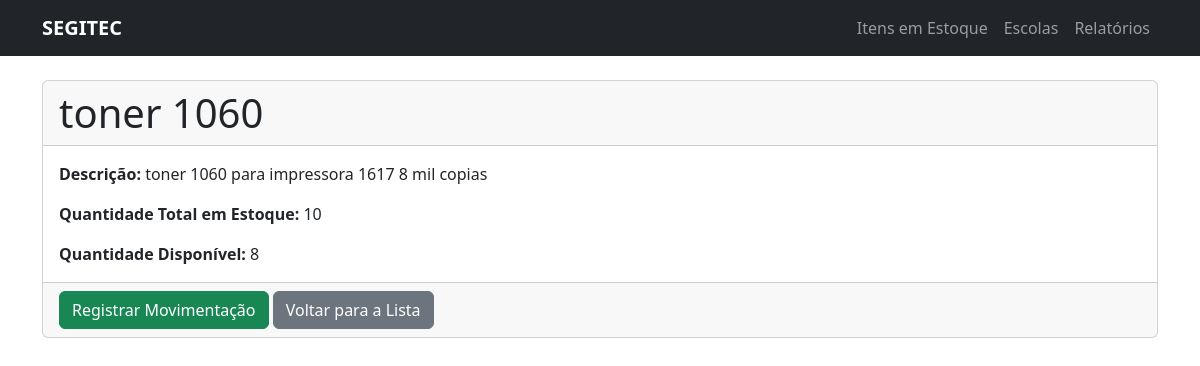
Before: /item/1/ with the older database file.
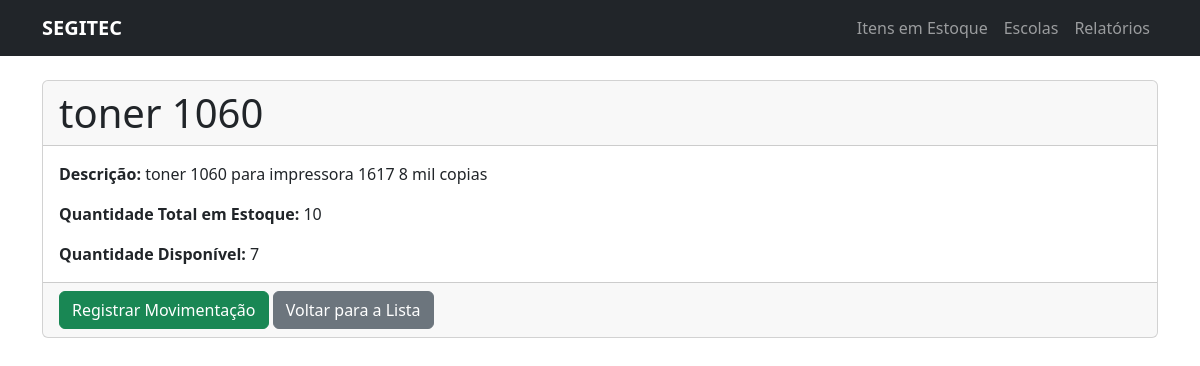
After: the same page with the newer database file.
### estoque/models.py (models this page shows, shortened)
class Item(models.Model):
    nome = models.CharField(max_length=200, verbose_name="Nome do Item")
    descricao = models.TextField(verbose_name="Descrição", null=True, blank=True)
    fornecedor = models.ForeignKey(Fornecedor, on_delete=models.SET_NULL, null=True, blank=True, verbose_name="Fornecedor")
    quantidade_total = models.PositiveIntegerField(verbose_name="Quantidade Total em Estoque")
    quantidade_disponivel = models.PositiveIntegerField(verbose_name="Quantidade Disponível")

### estoque/views.py (the view)
# urls.py: path('item/<int:pk>/', views.detalhe_item, name='detalhe_item'),
def detalhe_item(request, pk): # Ponto crítico
    item = get_object_or_404(Item, pk=pk)
    context = {
        'item': item
    }
    return render(request, 'estoque/detalhe_item.html', context)

### estoque/templates/estoque/detalhe_item.html (shortened to what this page needs)
{% extends 'estoque/base.html' %}
{% block content %}
    <div class="card">
        <div class="card-header">
            <h1 class="card-title mb-0">{{ item.nome }}</h1>
        </div>
        <div class="card-body">
            <p class="card-text"><strong>Descrição:</strong> {{ item.descricao|default:"Nenhuma descrição informada." }}</p>
            <p class="card-text"><strong>Quantidade Total em Estoque:</strong> {{ item.quantidade_total }}</p>
            <p class="card-text"><strong>Quantidade Disponível:</strong> {{ item.quantidade_disponivel }}</p>
        </div>
        <div class="card-footer text-body-secondary">
            <a href="{% url 'estoque:movimentar_item' item.pk %}" class="btn btn-success">Registrar Movimentação</a>
            <a href="{% url 'estoque:home' %}" class="btn btn-secondary">Voltar para a Lista</a>
        </div>
    </div>
{% endblock %}

Changed rows visible on the page:
changed Item "toner 1060": quantidade_disponivel "8" → "7"
